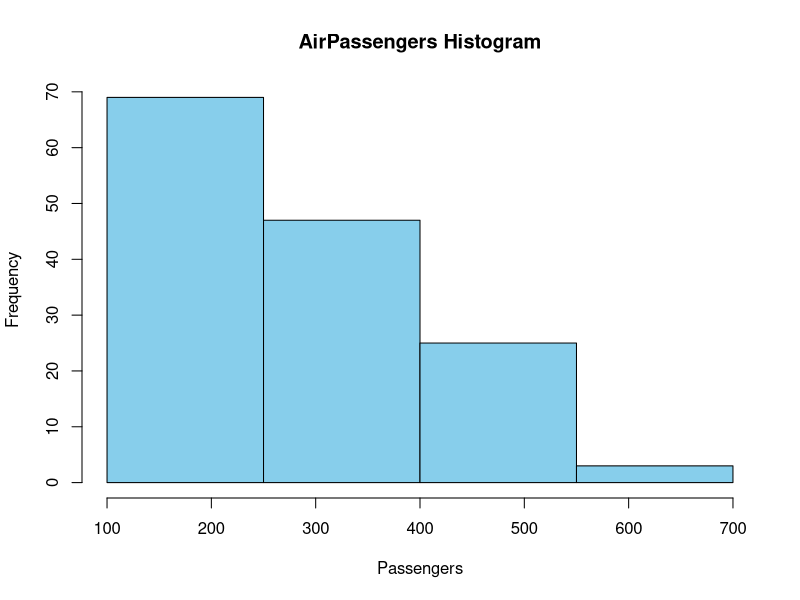

The R script that drew this image:
hist(AirPassengers,
     breaks=seq(100,700,150),
     col="skyblue",
     main="AirPassengers Histogram",
     xlab="Passengers")
